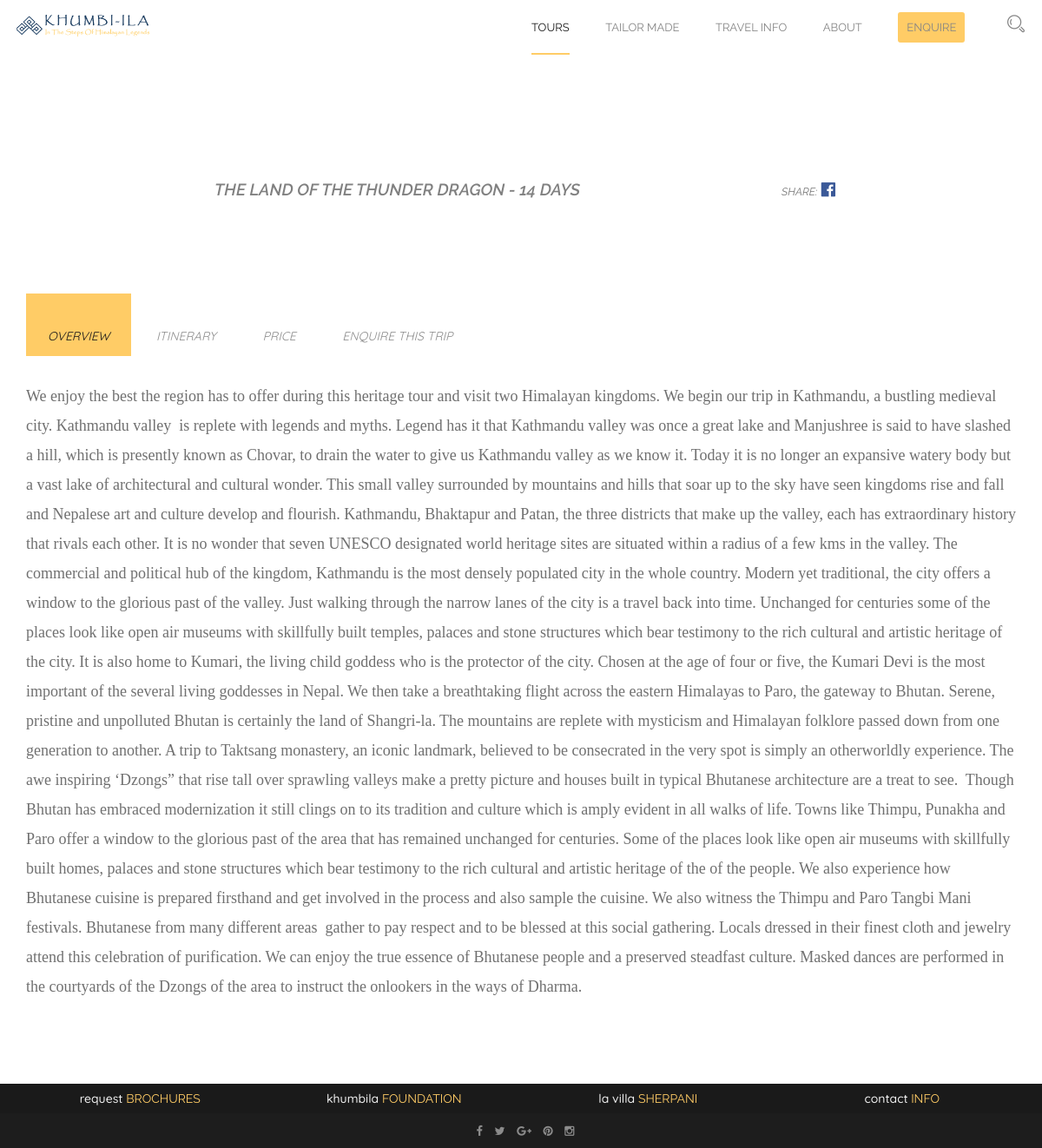
Screenshot of /packages.php?slug=the-land-of-the-thunder-dragon1 with the database file from the repository.
### tables this page shows
CREATE TABLE `tbl_packages` (
  `id` int NOT NULL AUTO_INCREMENT,
  `title` varchar(255) NOT NULL,
  `sub_title` varchar(255) NOT NULL,
  `slug` varchar(255) NOT NULL,
  `programs` varchar(255) NOT NULL,
  `image` varchar(255) NOT NULL,
  `duration` varchar(100) NOT NULL,
  `price` varchar(50) NOT NULL,
  `item_order` int NOT NULL,
  `dates` varchar(255) NOT NULL,
  `youtube_id` varchar(50) NOT NULL,
  `grade` varchar(50) NOT NULL,
  `overview` text NOT NULL,
  `information` text NOT NULL,
  `itinerary` text NOT NULL,
  `prices` text NOT NULL,
  `featured` enum('0','1') NOT NULL,
  `created_at` datetime NOT NULL,
  `created_by` varchar(50) NOT NULL,
  `updated_at` timestamp NOT NULL DEFAULT CURRENT_TIMESTAMP ON UPDATE CURRENT_TIMESTAMP,
  `updated_by` varchar(50) NOT NULL,
  PRIMARY KEY (`id`)
);

### packages.php (the view, shortened to what the rows shown need)
<?php
require_once 'config.php';
$id = $mydb->select_field("id", "tbl_packages", "slug='" . $_GET['slug'] . "'");
?>
<!DOCTYPE html>
<html lang="en">
<head>
    <link rel="stylesheet" href="../css/style.css">
    <link rel="stylesheet" href="../css/responsive.css">
    <link href="../css/sweetalert.css" rel="stylesheet" type="text/css" media="all"/>
</head>
<body>
                                <?php
                                $mydb->orderByCols = array("created_at");
                                $mydb->where("type", "Tours", "=");
                                $mydb->where("parent_id", 0, "=");
                                $mydb->where("display", "1", "=");
                                $result = $mydb->select("tbl_programs");
                                foreach ($result as $row):
                                    ?>
                                        <?php if ($row['child'] == '1'): ?>
                                                <?php
                                                $mydb->where("parent_id", $row['id']);
                                                $mydb->where("display", "1", "=");
                                                    ?>
                                        <?php endif; ?>
                                <?php endforeach; ?>
                                <?php
                                $mydb->orderByCols = array("created_at");
                                $mydb->where("display", "1", "=");
                                        ?>
<div class="single-car-content single-blog-post-page section-padding">
    <div class="col-md-12">
                <?php
                $mydb->where("p_id", $id, "=");
                $mydb->orderByCols= array("id desc");
                        ?>
        <div class="container">
            <div class="col-md-12 col-xs-12 section-padding">
            <h2>
                <?php
                $duration = $mydb->select_field("duration", "tbl_packages", "id='" . $id . "'");
                ?>
                <div class="col-md-9 text-center cap-caption">
                    <?= $mydb->select_field("title", "tbl_packages", "id='" . $id . "'"); ?>
                    <?php echo($duration ? '- ' . $duration . ' days' : ''); ?>
                </div>
                <div class="col-md-3 cap-caption">
                    <small>Share:</small>
                    <a href="http://www.facebook.com/sharer/sharer.php?u=http://khumbila-tours.com/packages/<?= $mydb->select_field("slug", "tbl_packages", "id='" . $id . "'"); ?>"
                       target="_blank"><i class="fa fa-facebook-official" style="color:#3B5998; "></i></</div>
            </h2>
            <div class="single-car-tab-wrapper">
                <div class="tab-content">
                    <div class="single-tab-content tab-pane fade in active" id="overview">
                        <p class="container"><?= $mydb->select_field("overview", "tbl_packages", "id='" . $id . "'"); ?></p>
                    </div>
                </div>
            </div>
        </div>
        </div>
    </div>
</div>
<footer class="footer">
    <div class="container">
        <div class="row">
            <div class="col-md-3 col-sm-6 col-xs-6">
                <div class="footer-widget about-widget">
                    <a href="./img/resources/Brochures.pdf" target="_blank">
                        <div class="title">
                            <h2 class="text-center">request <span>Brochures</span></h2>
                        </div>
                    </a>
                </div>
            </div>
            <div class="col-md-3 col-sm-6 col-xs-6">
                <div class="footer-widget post-widget">
                    <a href="http://khumbilafoundation.org" target="_blank">
                        <div class="title">
                            <h2 class="text-center">KHUMBILA <span>FOUNDATION</span></h2>
                        </div>
                    </a>
                </div>
            </div>
            <div class="col-md-3 col-sm-6 col-xs-6">
                <div class="footer-widget post-widget">
                    <a href="http://www.lavillasherpani.com/" target="_blank">
                        <div class="title">
                            <h2 class="text-center">LA VILLA <span>SHERPANI</span></h2>
                        </div>
                    </a>
                </div>
            </div>
            <div class="col-md-3 col-sm-6 col-xs-6">
                <div class="footer-widget contact-widget">
                    <a href="../contact.php">
                        <div class="title">
                            <h2 class="text-center">contact<span> info</span></h2>
                        </div>
                    </a>
                </div>
            </div>
        </div>
    </div>
</footer>
</body>
</html>

### rows the page displays
tbl_packages: id+title "THE LAND OF THE THUNDER DRAGON", duration "14", id+overview "We enjoy the best the region has to offer during this heritage tour and visit two Himalayan kingdoms. We begin our trip in Kathmandu, a bustling medieval city. Kathmandu valley is replete with legends and myths. Legend has it that Kathmandu valley was once a great lake and Manjushree is said to have slashed a hill, which is presently known as Chovar, to drain the water to give us Kathmandu valley as we know it. Today it is no longer an expansive watery body but a vast lake of architectural and cultural wonder. This small valley surrounded by mountains and hills that soar up to the sky have seen kingdoms rise and fall and Nepalese art and culture develop and flourish. Kathmandu, Bhaktapur…"
